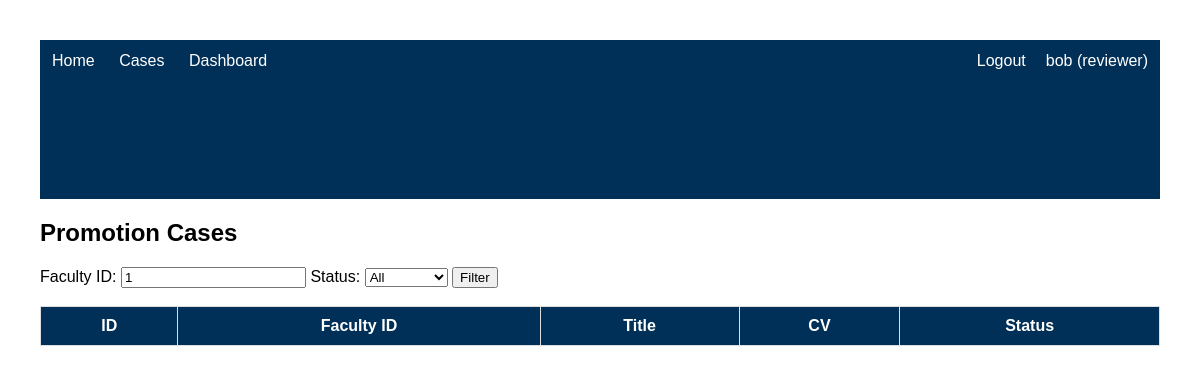
/cases?faculty_id=1 (signed in), run on an earlier commit of the app's database.
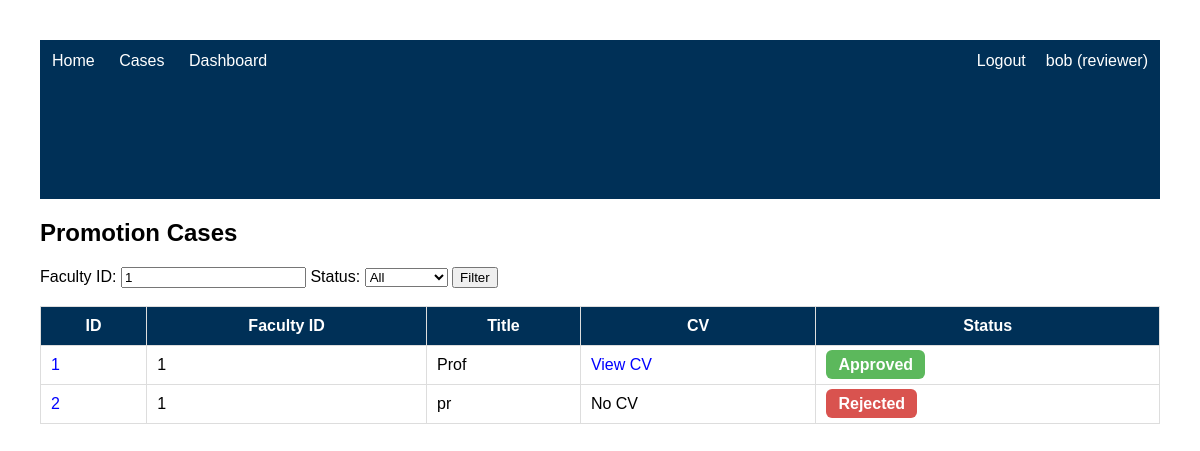
And on a later commit of the database.
### tables this page shows
CREATE TABLE promotion_cases (
    id INTEGER PRIMARY KEY AUTOINCREMENT,
    faculty_id INTEGER,
    title TEXT,
    statement TEXT,
    status TEXT,
    reviewer_comments TEXT,
    submitted_by TEXT,
    file_name TEXT
    );

### app.py (the view)
@app.route("/cases")
def cases():
    if "username" not in session:
        return redirect("/login")
    if session["role"] not in ("reviewer", "admin"):
        return "Access denied", 403
    conn = get_db()
    faculty_id = request.args.get("faculty_id")
    status = request.args.get("status")
    sql = "SELECT * FROM promotion_cases WHERE 1=1"
    params = []
    if faculty_id:
        sql += " AND faculty_id = ?"
        params.append(faculty_id)
    if status:
        sql += " AND status = ?"
        params.append(status)
    rows = conn.execute(sql, params).fetchall()
    conn.close()
    return render_template(
        "cases.html",
        cases=rows
    )

### app.py (called while the page is built)
def get_db():
    conn = sqlite3.connect(DATABASE)
    conn.row_factory = sqlite3.Row
    return conn

### templates/cases.html (shortened to what this page needs)
{% extends "base.html" %}
{% block content %}
<h2>Promotion Cases</h2>
<form method="GET">
    <label>Faculty ID:</label>
    <input type="text"
           name="faculty_id"
           value="{{ request.args.get('faculty_id','') }}">
    <label>Status:</label>
    <select name="status">
        <option value="">All</option>
    </select>
    <button type="submit">Filter</button>
</form>
<br>
<table>
    <tr>
        <th>ID</th>
        <th>Faculty ID</th>
        <th>Title</th>
        <th>CV</th>
        <th>Status</th>
    </tr>
    {% for c in cases %}
    <tr>
        <td>
            <a href="/case/{{ c.id }}">
                {{ c.id }}
            </a>
        </td>
        <td>{{ c.faculty_id }}</td>
        <td>{{ c.title }}</td>
        <td>
            {% if c.file_name %}
                <a href="{{ url_for('view_cv', filename=c.file_name) }}"
                    target="_blank">
                        View CV
                </a>
            {% else %}
                No CV
            {% endif %}
        </td>
        <td>
            <span class="status {{ c.status | lower }}">
                {{ c.status }}
            </span>
        </td>
    </tr>
    {% endfor %}
</table>
{% endblock %}

What changed in the data, as far as the page shows it:
now on this page (row edited): promotion_cases: id "1", faculty_id "1", title "Prof", status "Approved"
now on this page (row edited): promotion_cases: id "2", faculty_id "1", title "pr", shows "No CV", status "Rejected"
